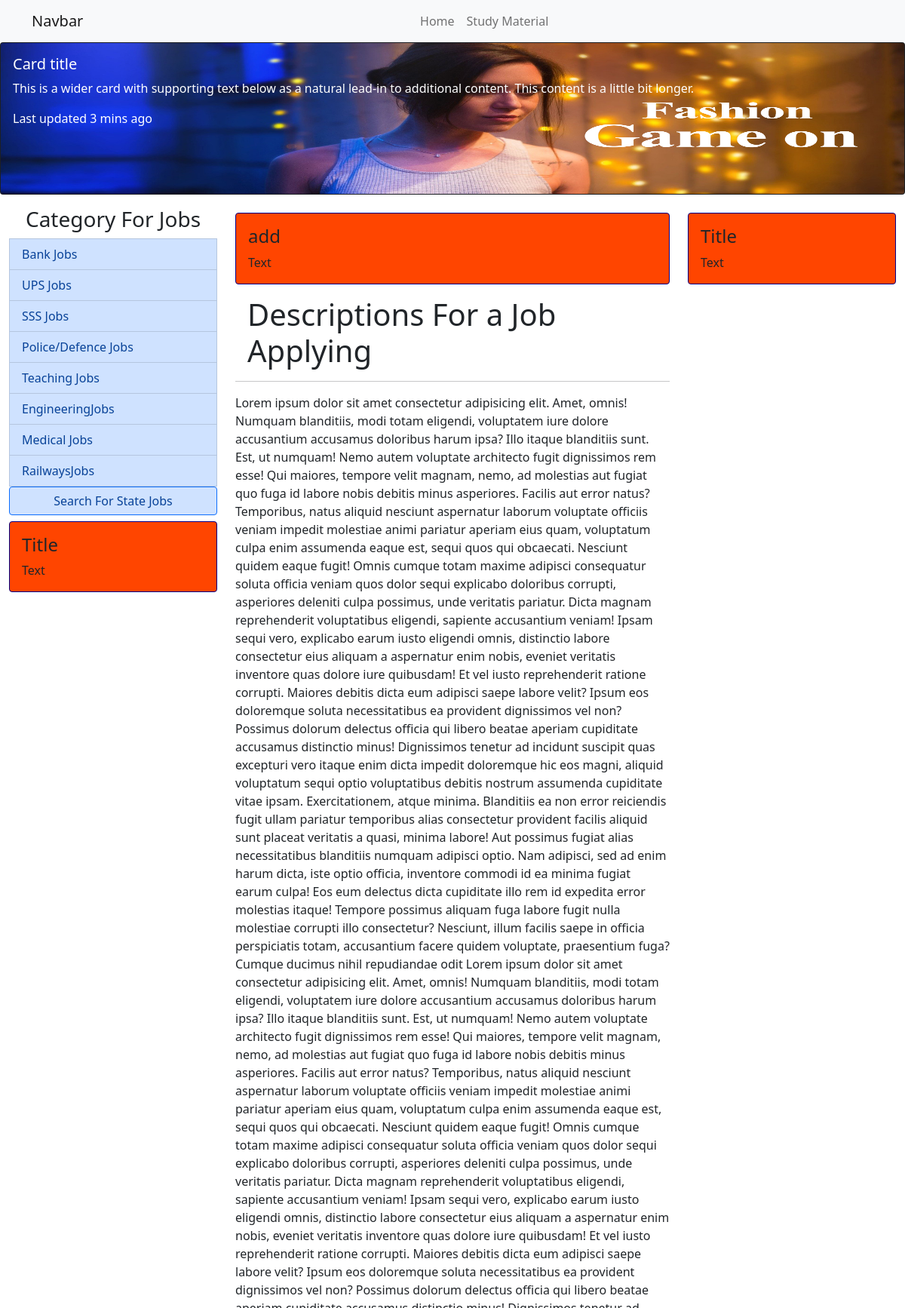
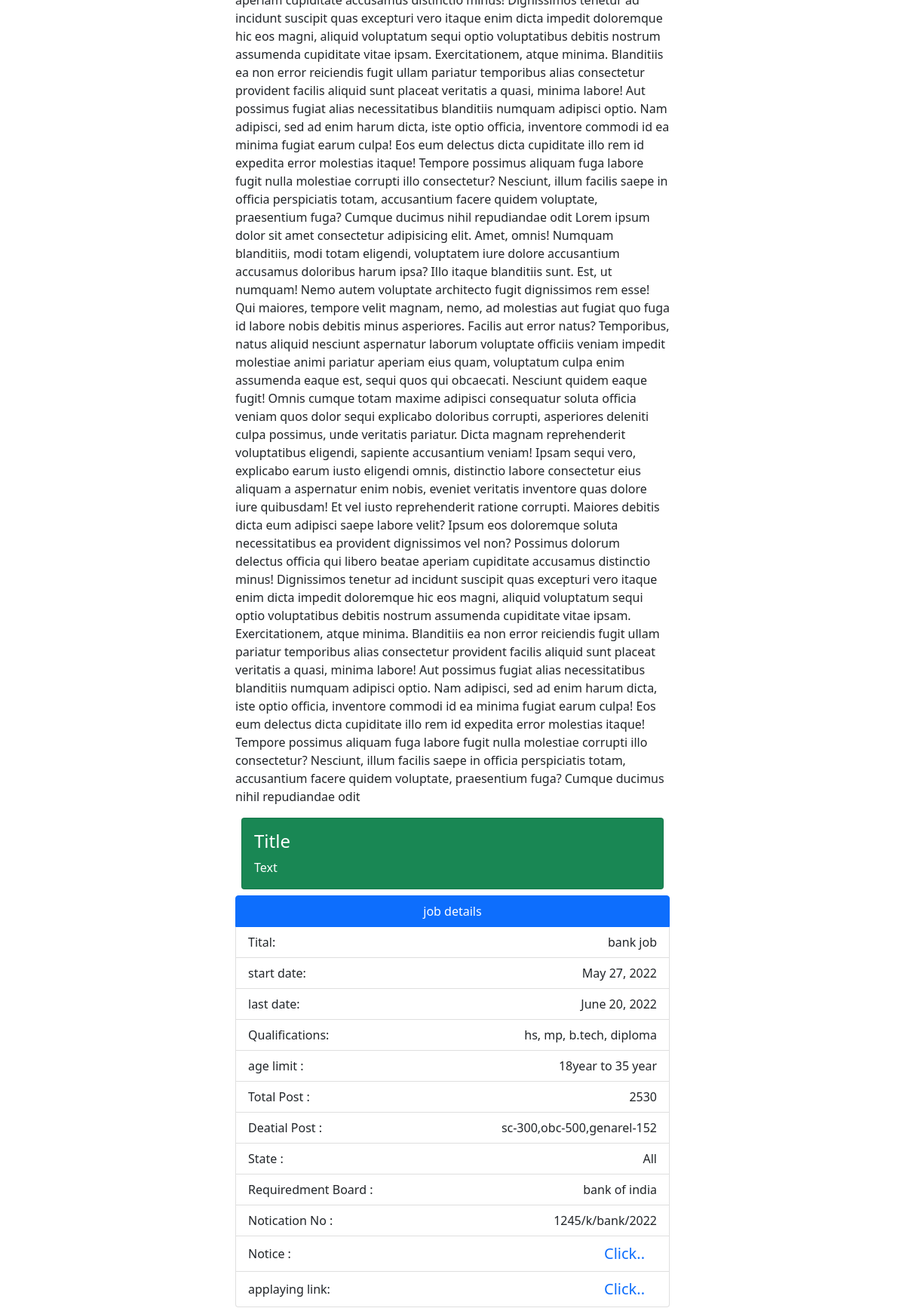
Page /job_detail/1 (upper part) on the committed database (2 pictures, top to bottom).
### JobApp/models.py (models this page shows, shortened)
class JobPost(models.Model):
    job_title=models.CharField(max_length=250)
    start_date=models.DateField(blank=True)
    last_date=models.DateField( blank=True)
    qualifications=models.CharField(max_length=250,blank=True)
    age_limit=models.CharField(max_length=250,blank=True)
    job_post=models.PositiveIntegerField(blank=True)# total post
    recruitment_post=models.CharField(max_length=250,blank=True)
    job_category=models.CharField(choices=CATEGORY_CHOICES, max_length=50)
    state=models.CharField(max_length=50,choices=STATE_CHOICES)
    job_borad=models.CharField(max_length=250,blank=True)
    job_description=models.TextField()
    notification_no=models.CharField(max_length=250,blank=True)
    notice=models.FileField(upload_to='media/notice', blank=True)
    notice_link=models.URLField( blank=True)
    apply_link=models.URLField(blank=True)
    created=models.DateTimeField(auto_now_add=True)
    is_verify=models.BooleanField(default=False)
    is_updated=models.DateTimeField(auto_now_add=True)

### JobApp/views.py (the view)
# urls.py: path('job_detail/<int:pk>', views.JobDetailView.as_view(), name='job_details'),
class JobDetailView(View):
	def get(self, request, pk):
		job_details =JobPost.objects.get(pk=pk)
		return render(request, 'jobdetail.html', {'job_detail_page':job_details, })

### JobApp/templates/jobdetail.html (shortened to what this page needs)
{% extends 'base.html' %}
{% load static %}
{% block container2 %}
                <div class="col-row-4">
                    <h1 class="m-3"> Descriptions For a Job Applying</h1><hr class='shadow'>
                    <p>{{job_detail_page.job_description}}</p>
                </div>
                <div class="col-row-4 m-2 hidden">
                    <div class="card text-white bg-success">
                        <div class="card-body">
                            <h4 class="card-title">Title</h4>
                            <p class="card-text">Text</p>
                        </div>
                    </div>
                </div>
                <ul class="list-group">
                    <li class="list-group-item d-flex justify-content-center align-items-center active ">
                        job details
                    </li>
                    <li class="list-group-item d-flex justify-content-between align-items-center">
                        Tital:
                        <span class=" ">{{job_detail_page.job_title}}</span>
                    </li>
                    <li class="list-group-item d-flex justify-content-between align-items-center">
                        start date:
                        <span class=" ">{{job_detail_page.start_date}}</span>
                    </li>
                    <li class="list-group-item d-flex justify-content-between align-items-center">
                        last date:
                        <span class=" ">{{job_detail_page.last_date}}</span>
                    </li>
                    <li class="list-group-item d-flex justify-content-between align-items-center">
                        Qualifications:
                        <span class=" ">{{job_detail_page.qualifications}}</span>
                    </li>
                    <li class="list-group-item d-flex justify-content-between align-items-center">
                        age limit :
                        <span class=" ">{{job_detail_page.age_limit}}</span>
                    </li>
                    <li class="list-group-item d-flex justify-content-between align-items-center">
                        Total Post :
                        <span class=" ">{{job_detail_page.job_post}}</span>
                    </li>
                    <li class="list-group-item d-flex justify-content-between align-items-center">
                        Deatial Post :
                        <span class=" ">{{job_detail_page.recruitment_post}}</span>
                    </li>
                    <li class="list-group-item d-flex justify-content-between align-items-center">
                        State :
                        <span class=" ">{{job_detail_page.state}}</span>
                    </li>
                    <li class="list-group-item d-flex justify-content-between align-items-center">
                        Requiredment Board :
                        <span class=" ">{{job_detail_page.job_borad}}</span>
                    </li>
                    <li class="list-group-item d-flex justify-content-between align-items-center">
                        Notication No :
                        <span class=" ">{{job_detail_page.notification_no}}</span>
                    </li>
                    <li class="list-group-item d-flex justify-content-between align-items-center">
                        Notice :
                        <span><a target="_blank"  class="navbar-brand" href="{{job_detail_page.notice_link}}">Click..</a></span>
                    </li>
                    <li class="list-group-item d-flex justify-content-between align-items-center bg-red">
                        applaying link:
                        <span><a target="_blank"  class="navbar-brand" href="{{job_detail_page.apply_link}}">Click..</a></span>
                </ul>
   {% endblock container2  %}
   {% block container3  %}
   <div class="card" style="background-color:orangered; border-color:darkblue;">
     <div class="card-body">
       <h4 class="card-title">Title</h4>
       <p class="card-text">Text</p>
     </div>
   </div>
   {% endblock container3  %}

### rows in the picture
JobPost: job_description "Lorem ipsum dolor sit amet consectetur adipisicing elit. Amet, omnis! Numquam blanditiis, modi totam eligendi, voluptatem iure dolore accusantium accusamus doloribus harum ipsa? Illo itaque blanditiis sunt. Est, ut numquam! Nemo autem voluptate architecto fugit dignissimos rem esse! Qui maiores, tempore velit magnam, nemo, ad molestias aut fugiat quo fuga id labore nobis debitis minus asperiores. Facilis aut error natus? Temporibus, natus aliquid nesciunt aspernatur laborum voluptate officiis veniam impedit molestiae animi pariatur aperiam eius quam, voluptatum culpa enim assumenda eaque est, sequi quos qui obcaecati. Nesciunt quidem eaque fugit! Omnis cumque totam maxime adipisci…", job_title "bank job", start_date "May 27, 2022", last_date "June 20, 2022", qualifications "hs, mp, b.tech, diploma", age_limit "18year to 35 year", job_post "2530", recruitment_post "sc-300,obc-500,genarel-152", state "All", job_borad "bank of india", notification_no "1245/k/bank/2022"
